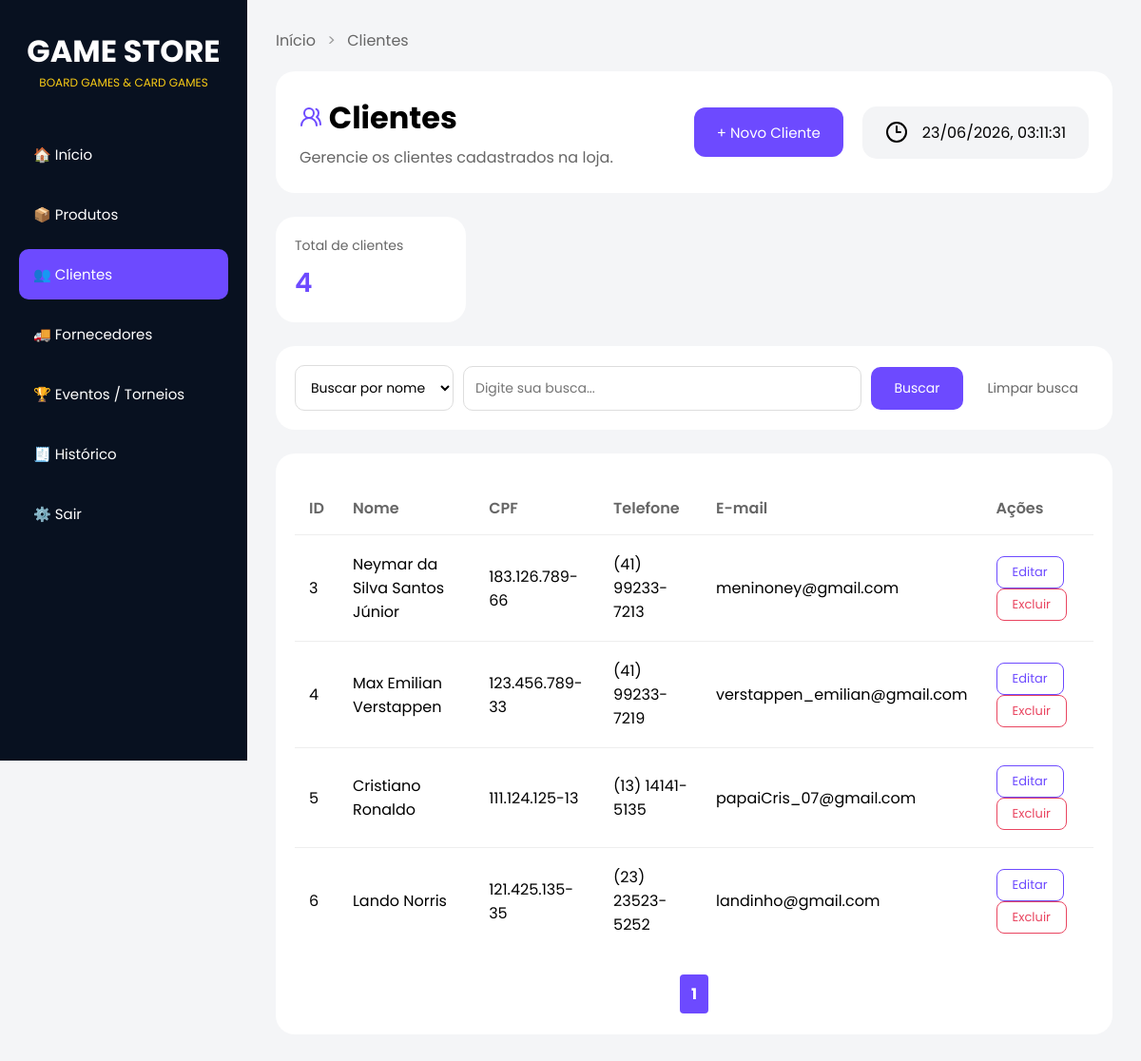
The app's page /clientes (signed in) with its own data.
### tables this page shows
CREATE TABLE clientes(
            id INTEGER NOT NULL PRIMARY KEY AUTOINCREMENT,
            nome TEXT NOT NULL, 
            cpf TEXT NOT NULL UNIQUE,
            telefone TEXT NOT NULL,
            email TEXT NOT NULL UNIQUE
        );

### routes.py (the view)
@app.route("/clientes")
@login_required
def clientes():
    criar_tabela_clientes()
    lista = listar_clientes()
    dados = paginar(lista, 5)
    return render_template(
        "clientes.html",
        clientes=dados["itens"],
        pagina=dados["pagina"],
        total_paginas=dados["total_paginas"],
        total_clientes=len(lista),
        modo="criar",
        em_busca=False
    )

### database.py (called while the page is built)
def conectar():
    return sqlite3.connect(CAMINHO_BANCO)

### modules/clientes.py (called while the page is built)
def criar_tabela_clientes():
    conexao = conectar()
    cursor = conexao.cursor()
    cursor.execute("""
        CREATE TABLE IF NOT EXISTS clientes(
            id INTEGER NOT NULL PRIMARY KEY AUTOINCREMENT,
            nome TEXT NOT NULL,
            cpf TEXT NOT NULL UNIQUE,
            telefone TEXT NOT NULL,
            email TEXT NOT NULL UNIQUE
        )""")
    conexao.commit() #salvar as alteracoes
    conexao.close()

def listar_clientes():
    conexao = conectar()
    cursor = conexao.cursor()
    cursor.execute("""SELECT * FROM clientes""")
    resultado = cursor.fetchall()
    conexao.close()
    return resultado

### modules/reutilizaveis.py (called while the page is built)
def paginar(lista, por_pagina=10):
    pagina = request.args.get("pagina", 1, type=int)
    inicio = (pagina - 1) * por_pagina
    fim = inicio + por_pagina
    total_paginas = math.ceil(len(lista) / por_pagina)
    return {
        "itens": lista[inicio:fim],
        "pagina": pagina,
        "total_paginas": total_paginas
    }

### routes.py (called while the page is built)
def login_required(f):
    @functools.wraps(f)
    def decorated(*args, **kwargs):
        if not session.get('logado'):
            return redirect('/login')
        return f(*args, **kwargs)
    return decorated

### templates/clientes.html (shortened to what this page needs)
<!DOCTYPE html>
<html lang="pt-BR">
<head>
  <link rel="stylesheet" href="{{ url_for('static', filename='clientes.css' ) }}" />
</head>
<body>
  <div class="sidebar">
    <div class="logo">
      <h1>GAME STORE</h1>
      <p>BOARD GAMES & CARD GAMES</p>
    </div>
    <div class="menu">
      <a href="/">🏠 Início</a>
      <a href="/produtos">📦 Produtos</a>
      <a href="/clientes" class="active">👥 Clientes</a>
      <a href="/fornecedores">🚚 Fornecedores</a>
      <a href="/eventos">🏆 Eventos / Torneios</a>
      <a href="/historico">🧾 Histórico</a>
  <a href="/logout">⚙️ Sair</a>
    </div>
  </div>
  <div class="main">
    <div class="breadcrumb">
      <a href="/">Início</a>
      <span>></span>
      <a href="/clientes">Clientes</a>
    </div>
    <div class="topo">
      <div class="titulo-subt">
        <h1> <i data-lucide="users-round" class="lucide-customer"></i> Clientes</h1>
        <p>Gerencie os clientes cadastrados na loja.</p>
      </div>
      <button class="btn-novo" onclick="mostrarFormulario()">+ Novo Cliente</button>
      <div class="data">
        <i data-lucide="clock-3"></i>
        <time id="data-hora" class="data-textos"></time>
      </div>
    </div>
    <div class="card-resumo">
      <div class="resumo-item">
        <span class="resumo-label">Total de clientes</span>
        <strong class="resumo-valor">{{ total_clientes }}</strong>
      </div>
    </div>
    <div class="card-busca">
      <form action="/clientes/buscar" method="POST">
        <select name="tipo_busca">
          <option value="nome">Buscar por nome</option>
        </select>
        <input type="text" name="termo" placeholder="Digite sua busca..." required />
        <button type="submit" class="btn-buscar">Buscar</button>
        <a href="/clientes" class="btn-limpar">Limpar busca</a>
      </form>
    </div>
    <div class="card-tabela">
      <table>
        <thead>
          <tr>
            <th>ID</th>
            <th>Nome</th>
            <th>CPF</th>
            <th>Telefone</th>
            <th>E-mail</th>
            <th>Ações</th>
          </tr>
        </thead>
        <tbody>
          {% for cliente in clientes %}
          <tr>
            <td>{{ cliente[0] }}</td>
            <td>{{ cliente[1] }}</td>
            <td>{{ cliente[2] }}</td>
            <td>{{ cliente[3] }}</td>
            <td>{{ cliente[4] }}</td>
            <td>
              <form action="/clientes/editar/{{ cliente[0] }}" method="GET" style="display:inline;">
                <button type="submit" class="btn-editar">Editar</button>
              </form>
              <form action="/clientes/excluir/{{ cliente[0] }}" method="POST" style="display:inline;">
                <button type="submit" class="btn-excluir">Excluir</button>
              </form>
            </td>
          </tr>
          {% endfor %}
        </tbody>
      </table>
      {% if not em_busca %}
      <div class="paginacao">
        {% for p in range(1, total_paginas + 1) %}
        <a href="?pagina={{ p }}" {% if p==pagina %}class="ativo" {% endif %}>
          {{ p }}
        </a>
        {% endfor %}
      </div>
      {% endif %}
    </div>
  </div>
</body>
</html>

### static/clientes.css (style rules this page uses)
* { margin: 0; padding: 0; box-sizing: border-box; font-family: "Poppins", sans-serif; }
body { background: #f4f5f7; display: flex; }
.sidebar { width: 260px; height: 100vh; background: #081120; color: white; padding: 30px 20px; position: fixed; }
.logo { text-align: center; margin-bottom: 40px; }
.logo h1 { font-size: 32px; }
.logo p { color: #facc15; font-size: 12px; }
.menu { display: flex; flex-direction: column; gap: 10px; }
.menu a { text-decoration: none; color: white; padding: 15px; border-radius: 10px; transition: 0.3s; font-size: 15px; }
.menu a.active { background: #6d4aff; }
.main { margin-left: 260px; width: calc(100% - 260px); padding: 30px; }
.breadcrumb { margin-bottom: 20px; }
.breadcrumb a { text-decoration: none; color: #666; }
.breadcrumb span { margin: 0 8px; color: #999; }
.topo { display: flex; align-items: center; gap: 20px; background: white; padding: 25px; border-radius: 20px; margin-bottom: 25px; }
.titulo-subt { flex: 1; }
.titulo-subt h1 { margin-bottom: 5px; }
.titulo-subt p { color: #666; }
.lucide-customer { color: #6d4aff; }
.btn-novo { height: 52px; padding: 0 24px; border: none; border-radius: 12px; font-size: 15px; cursor: pointer; transition: 0.3s; background: #6d4aff; color: white; }
.data { display: flex; align-items: center; gap: 15px; background: #f3f4f6; padding: 15px 24px; border-radius: 15px; }
.card-resumo { display: flex; gap: 16px; margin-bottom: 25px; }
.resumo-item { background: white; border-radius: 20px; padding: 20px; min-width: 200px; }
.resumo-label { font-size: 14px; color: #666; display: block; margin-bottom: 8px; }
.resumo-valor { font-size: 28px; color: #6d4aff; font-weight: 600; }
.card-tabela { background: white; border-radius: 20px; padding: 20px; }
table { width: 100%; border-collapse: collapse; margin-top: 10px; }
th { text-align: left; color: #666; font-weight: 600; padding: 15px; }
td { padding: 18px 15px; border-top: 1px solid #eee; }
.btn-editar { background: none; border: 1px solid #6d4aff; color: #6d4aff; padding: 6px 16px; border-radius: 8px; font-size: 13px; cursor: pointer; font-family: "Poppins", sans-serif; transition: 0.3s; margin-right: 6px; }
.btn-excluir { background: none; border: 1px solid #e94560; color: #e94560; padding: 6px 16px; border-radius: 8px; font-size: 13px; cursor: pointer; font-family: "Poppins", sans-serif; transition: 0.3s; }
.card-busca { background: white; border-radius: 20px; padding: 20px; margin-bottom: 25px; }
.card-busca form { display: flex; gap: 10px; align-items: center; }
.card-busca select { padding: 12px; border: 1px solid #ddd; border-radius: 10px; font-size: 14px; font-family: "Poppins", sans-serif; background: white; cursor: pointer; }
.card-busca input { flex: 1; padding: 12px; border: 1px solid #ddd; border-radius: 10px; font-size: 14px; font-family: "Poppins", sans-serif; }
.btn-buscar { border: none; background: #6d4aff; color: white; padding: 12px 24px; border-radius: 10px; font-size: 14px; cursor: pointer; font-family: "Poppins", sans-serif; transition: 0.3s; }
.btn-limpar { text-decoration: none; color: #666; font-size: 14px; padding: 12px 16px; border-radius: 10px; transition: 0.3s; }
.paginacao { display: flex; justify-content: center; gap: 8px; margin-top: 20px; }
.paginacao a { text-decoration: none; padding: 8px 12px; border-radius: 6px; background: #6d4aff; color: white; }
.paginacao a.ativo { font-weight: bold; border: 2px solid white; }

### records on screen
clientes: id "3", nome "Neymar da Silva Santos Júnior", cpf "183.126.789-66", telefone "(41) 99233-7213", email "meninoney@gmail.com"
clientes: id "4", nome "Max Emilian Verstappen", cpf "123.456.789-33", telefone "(41) 99233-7219", email "verstappen_emilian@gmail.com"
clientes: id "5", nome "Cristiano Ronaldo", cpf "111.124.125-13", telefone "(13) 14141-5135", email "papaiCris_07@gmail.com"
clientes: id "6", nome "Lando Norris", cpf "121.425.135-35", telefone "(23) 23523-5252", email "landinho@gmail.com"

### other values on screen
{{ total_clientes }} "4"
{{ p }} "1"
